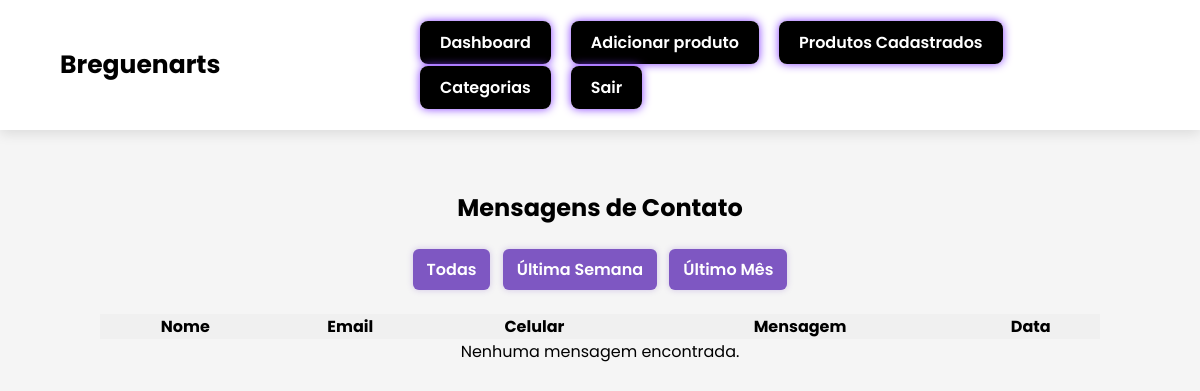
The app's page /mensagens/, older data.
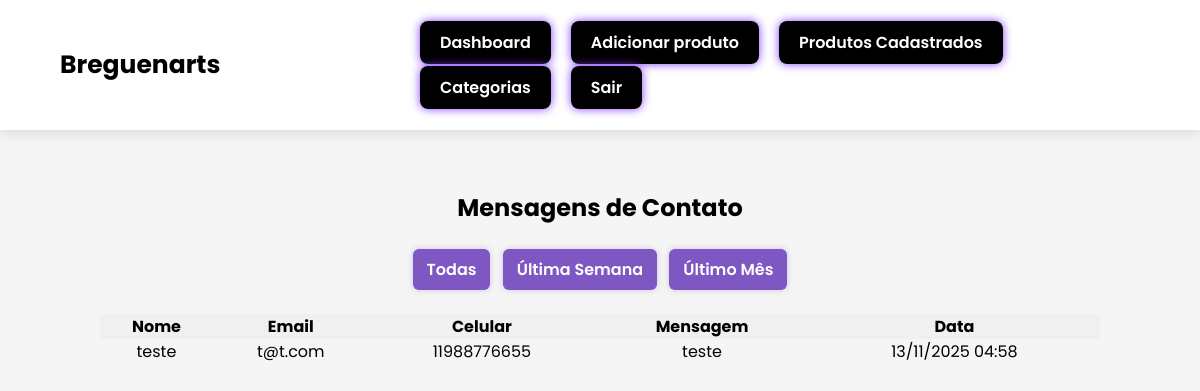
The same page, newer data.
### usuarios/models.py (models this page shows, shortened)
class MensagemContato(models.Model):
    nome = models.CharField(max_length=100)
    email = models.EmailField()
    celular = models.CharField(max_length=20, blank=True)
    mensagem = models.TextField()
    data_envio = models.DateTimeField(auto_now_add=True)

### usuarios/views.py (the view)
# urls.py: path("mensagens/", views.listar_mensagens, name="listar_mensagens"),
def listar_mensagens(request):
    filtro = request.GET.get("filtro", "todas")
    mensagens = MensagemContato.objects.all()
    if filtro == "semana":
        inicio = timezone.now() - timedelta(days=7)
        mensagens = mensagens.filter(data_envio__gte=inicio)
    elif filtro == "mes":
        inicio = timezone.now() - timedelta(days=30)
        mensagens = mensagens.filter(data_envio__gte=inicio)
    return render(request, "mensagens/listar.html", {"mensagens": mensagens, "filtro": filtro})

### templates/mensagens/listar.html (shortened to what this page needs)
{% extends 'bases/base.html' %}
{% block content %}
<div style="max-width: 1000px; margin: 0 auto;">
  <h2 style="text-align:center; margin-bottom:20px;">Mensagens de Contato</h2>
  <div style="text-align:center; margin-bottom:20px;">
    <a href="?filtro=todas" class="botao-acao">Todas</a>
    <a href="?filtro=semana" class="botao-acao">Última Semana</a>
    <a href="?filtro=mes" class="botao-acao">Último Mês</a>
  </div>
  <table class="tabela-categorias" style="width: 100%; border-collapse: collapse;">
    <thead>
      <tr style="background-color: #f0f0f0;">
        <th style="text-align: center;">Nome</th>
        <th style="text-align: center;">Email</th>
        <th style="text-align: center;">Celular</th>
        <th style="text-align: center;">Mensagem</th>
        <th style="text-align: center;">Data</th>
      </tr>
    </thead>
    <tbody>
      {% for m in mensagens %}
      <tr>
        <td style="text-align:center;">{{ m.nome }}</td>
        <td style="text-align:center;">{{ m.email }}</td>
        <td style="text-align:center;">{{ m.celular }}</td>
        <td style="text-align:center;">{{ m.mensagem }}</td>
        <td style="text-align:center;">{{ m.data_envio|date:"d/m/Y H:i" }}</td>
      </tr>
      {% empty %}
      <tr><td colspan="5" style="text-align:center;">Nenhuma mensagem encontrada.</td></tr>
      {% endfor %}
    </tbody>
  </table>
</div>
{% endblock %}

Row changes from the older to the newer data that the page shows:
added MensagemContato: nome "teste", email "t@t.com", celular "11988776655", mensagem "teste", data_envio "13/11/2025 04:58"
Text that changed along with them:
text no longer shown: "Nenhuma mensagem encontrada."
